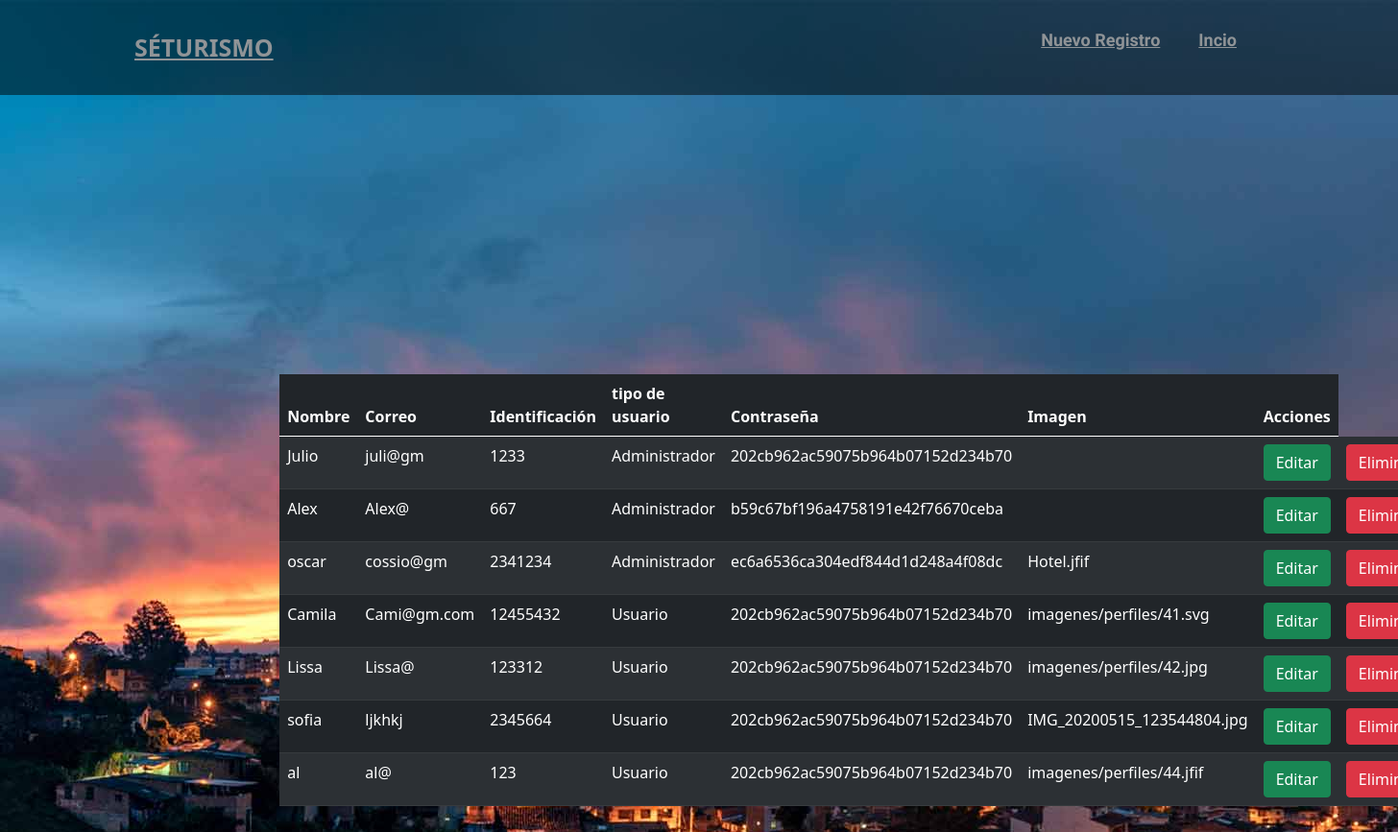
The page /mostrar.php (signed in) on the database its author committed.
### tables this page shows
CREATE TABLE `usuario` (
  `ID` int(11) NOT NULL,
  `name` varchar(239) NOT NULL,
  `email` varchar(239) NOT NULL,
  `document` varchar(239) NOT NULL,
  `role` varchar(15) NOT NULL,
  `password` varchar(502) NOT NULL,
  `photo` varchar(180) NOT NULL
);

### mostrar.php (the view, shortened to what this page needs)
<!DOCTYPE html>
<html lang="en">
<head>
    <link href="https://cdn.jsdelivr.net/npm/bootstrap@5.0.0-beta1/dist/css/bootstrap.min.css" rel="stylesheet">
    <link rel="stylesheet" href="css/mostrar.css">
</head>
<body>
    <header class="header">
        <div class="container">
            <div class="menu">
                <a class="logo">séturismo</a>
                <nav class="navbar">
                    <ul>
                        <li><a href="registro.html">Nuevo Registro</a> </li>
                        <li><a href="Admin.php">Incio</a> </li>
                    </ul>
                </nav>
    </header>
<div class="espacio-tabla">
    <table class="table table-dark table-striped">
  <thead>
    <tr>
      <th scope="col">Nombre</th>
      <th scope="col">Correo</th>
      <th scope="col">Identificación</th>
      <th scope="col">tipo de usuario</th>
      <th scope="col">Contraseña</th>
      <th scope="col">Imagen</th>
      <th scope="col">Acciones</th>
    </tr>
  </thead>
  <tbody>
<?php
$conexion=mysqli_connect("localhost", "root","", "seturismob");
   $sql="SELECT * FROM usuario";
   $result = mysqli_query($conexion, $sql);
   while($mostrar = mysqli_fetch_array($result)){
?>
    <tr>
      <td><?php echo $mostrar['name']?></th>
      <td><?php echo $mostrar['email']?></th>
      <td><?php echo $mostrar['document']?></th>
      <td><?php echo $mostrar['role']?></th>
      <td><?php echo $mostrar['password']?></th>
      <td><?php echo $mostrar['photo']?></th>
       <td>
          <a class="btn btn-success" href="editar.php?id=<?php echo $mostrar['ID']?>">Editar</a>
           </td>
           <td>
           <form action="eliminar.php" method="POST">
               <a class="btn btn-danger" href="eliminar.php?id=<?php echo $mostrar['ID']?>">Eliminar</a>
           </form>
       </td>
    </tr>
    <?php
}
    ?>
  </tbody>
</table>
</div>
</body>
</body>
</html>

### css/mostrar.css (style rules this page uses)
* { margin: 0; padding: 0; box-sizing: border-box; text-decoration: none; list-style: none; }
.logo { border-radius: 58px; }
.espacio-tabla { padding: 20%; }
.header { background-color: rgba(0, 0, 0, 0.5); }
.menu { display: flex; justify-content: space-between; align-items: center; padding: 20px 0; }
.logo { color: #909497; font-size: 25px; font-weight: 800; text-transform: uppercase; }
.container { max-width: 1200px; margin: 0 auto; }
.menu .navbar ul { display: flex; }
.menu .navbar ul li a { font-size: 18px; padding: 0 20px; color: #909497; display: block; font-weight: 600; }
body { background-image: url(../imagenes/a.jpg); }
nav, .as { color: white; text-decoration: none; float:right; padding: 8px; font-family: 'Courgette', cursive; font-size: 25px; }

### rows shown on the page
usuario: name "Julio", email "juli@gm", document "1233", role "Administrador", password "202cb962ac59075b964b07152d234b70"
usuario: name "Alex", email "Alex@", document "667", role "Administrador", password "b59c67bf196a4758191e42f76670ceba"
usuario: name "oscar", email "cossio@gm", document "2341234", role "Administrador", password "ec6a6536ca304edf844d1d248a4f08dc", photo "Hotel.jfif"
usuario: name "Camila", email "Cami@gm.com", document "12455432", role "Usuario", password "202cb962ac59075b964b07152d234b70", photo "imagenes/perfiles/41.svg"
usuario: name "Lissa", email "Lissa@", document "123312", role "Usuario", password "202cb962ac59075b964b07152d234b70", photo "imagenes/perfiles/42.jpg"
usuario: name "sofia", email "ljkhkj", document "2345664", role "Usuario", password "202cb962ac59075b964b07152d234b70", photo "IMG_20200515_123544804.jpg"
usuario: name "al", email "al@", document "123", role "Usuario", password "202cb962ac59075b964b07152d234b70", photo "imagenes/perfiles/44.jfif"
